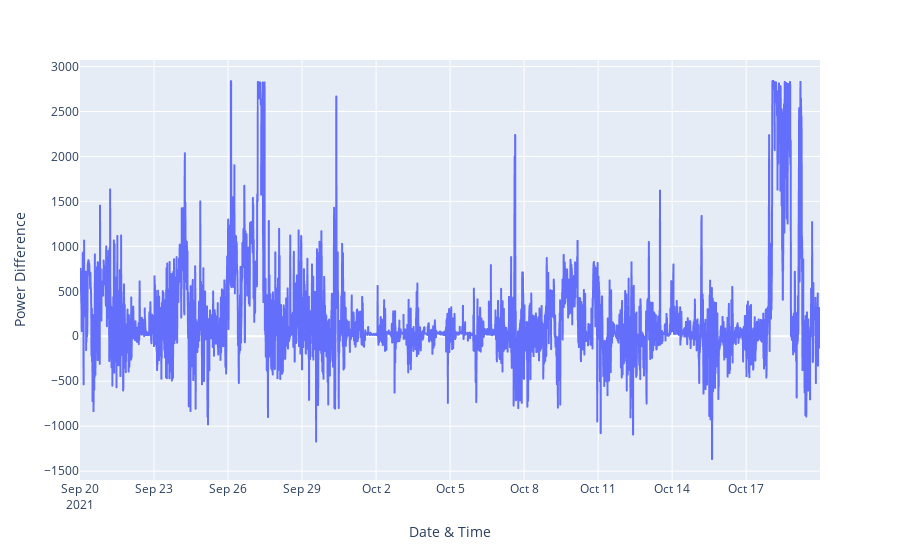

Here is the notebook cell this chart was saved with:
### Code cell
fig = px.line(datA[datA['Date & Time'] < pd.to_datetime("10/20/2021 00:00:00")], x = "Date & Time", y = "Power Difference")
fig.show()

### Figure 1 — Plotly figure (JSON) as saved in the notebook; plotly's stock layout.template omitted (floating-point values rounded to 4 significant figures; data arrays with more than 128 entries replaced by an {"elided": "..."} marker saying what was removed)
{"data": [{"hovertemplate": "Date & Time=%{x}<br>Power Difference=%{y}<extra></extra>", "legendgroup": "", "line": {"color": "#636efa", "dash": "solid"}, "marker": {"symbol": "circle"}, "mode": "lines", "name": "", "showlegend": false, "type": "scattergl", "x": {"elided": "4314 str values"}, "xaxis": "x", "y": {"elided": "4314 float values"}, "yaxis": "y"}], "layout": {"legend": {"tracegroupgap": 0}, "margin": {"t": 60}, "xaxis": {"anchor": "y", "domain": [0, 1], "title": {"text": "Date & Time"}}, "yaxis": {"anchor": "x", "domain": [0, 1], "title": {"text": "Power Difference"}}}}
